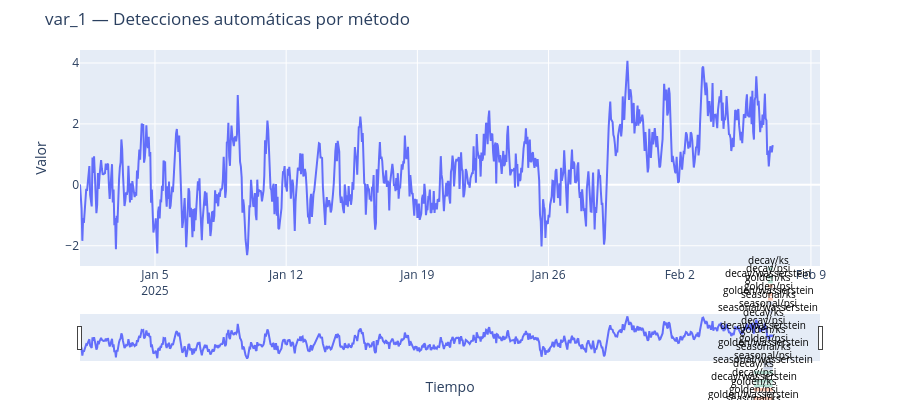
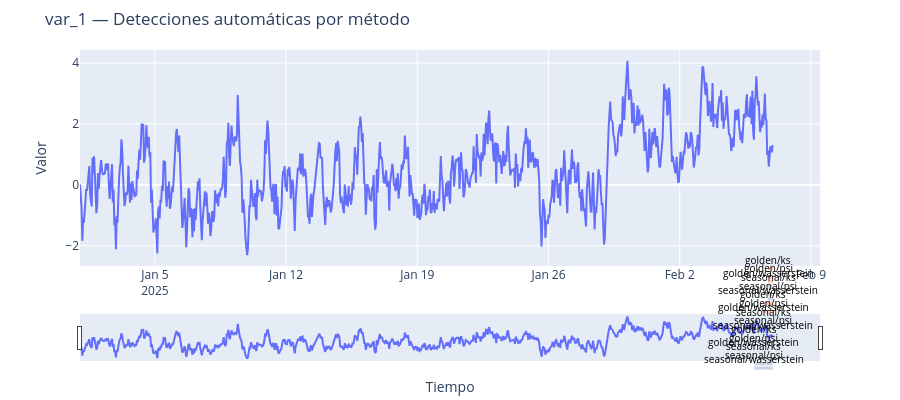
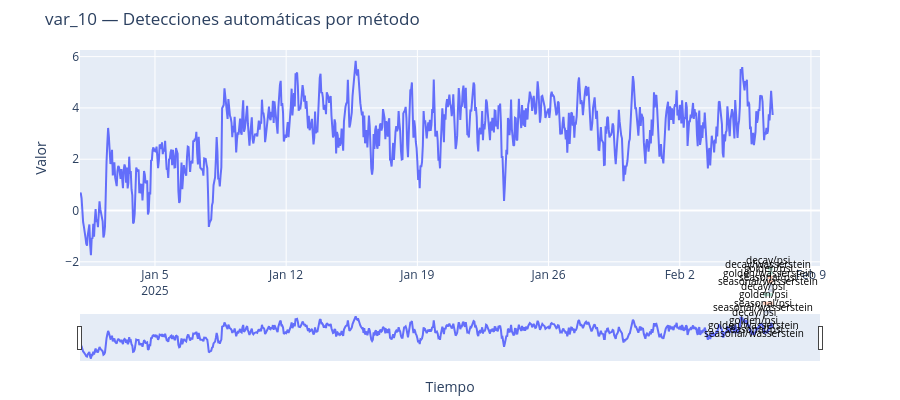
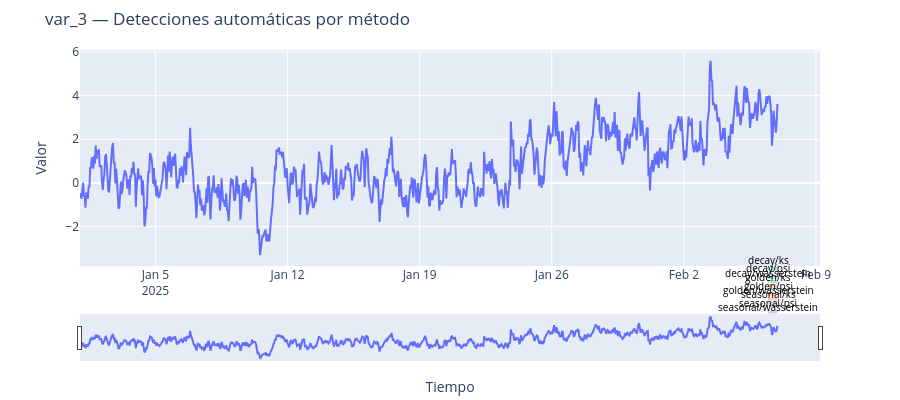

These figures' notebook cell, in order:
### Code cell
# Sólo detecciones (sin bandas manuales)
plot_detections("var_1")

# Mostrar sólo estrategias “golden” y “seasonal”
plot_detections("var_1", strategies=["golden", "seasonal"])

# Mostrar sólo métricas PSI y Wasserstein
plot_detections("var_10", metrics=["psi", "wasserstein"])

# Mostrar detecciones de una sola ventana (ej. 12H)
plot_detections("var_3", window_filter="12H")

# Comparar auto + manual
plot_detections("var_5", show_manual=True)

### Figure 1 — Plotly figure (JSON) as saved in the notebook; plotly's stock layout.template omitted (floating-point values rounded to 4 significant figures; data arrays with more than 128 entries replaced by an {"elided": "..."} marker saying what was removed)
{"data": [{"mode": "lines", "name": "var_1", "type": "scatter", "x": {"elided": "888 str values"}, "y": {"elided": "888 float values"}}], "layout": {"annotations": [{"font": {"color": "black", "size": 10}, "showarrow": false, "text": "decay/ks", "x": "2025-02-06T17:00:00", "xref": "x", "y": -0.013, "yref": "paper"}, {"font": {"color": "black", "size": 10}, "showarrow": false, "text": "decay/psi", "x": "2025-02-06T17:00:00", "xref": "x", "y": -0.053, "yref": "paper"}, {"font": {"color": "black", "size": 10}, "showarrow": false, "text": "decay/wasserstein", "x": "2025-02-06T17:00:00", "xref": "x", "y": -0.073, "yref": "paper"}, {"font": {"color": "black", "size": 10}, "showarrow": false, "text": "golden/ks", "x": "2025-02-06T17:00:00", "xref": "x", "y": -0.093, "yref": "paper"}, {"font": {"color": "black", "size": 10}, "showarrow": false, "text": "golden/psi", "x": "2025-02-06T17:00:00", "xref": "x", "y": -0.133, "yref": "paper"}, {"font": {"color": "black", "size": 10}, "showarrow": false, "text": "golden/wasserstein", "x": "2025-02-06T17:00:00", "xref": "x", "y": -0.153, "yref": "paper"}, {"font": {"color": "black", "size": 10}, "showarrow": false, "text": "seasonal/ks", "x": "2025-02-06T17:00:00", "xref": "x", "y": -0.173, "yref": "paper"}, {"font": {"color": "black", "size": 10}, "showarrow": false, "text": "seasonal/psi", "x": "2025-02-06T17:00:00", "xref": "x", "y": -0.213, "yref": "paper"}, {"font": {"color": "black", "size": 10}, "showarrow": false, "text": "seasonal/wasserstein", "x": "2025-02-06T17:00:00", "xref": "x", "y": -0.233, "yref": "paper"}, {"font": {"color": "black", "size": 10}, "showarrow": false, "text": "decay/ks", "x": "2025-02-06T11:00:00", "xref": "x", "y": -0.253, "yref": "paper"}, {"font": {"color": "black", "size": 10}, "showarrow": false, "text": "decay/psi", "x": "2025-02-06T11:00:00", "xref": "x", "y": -0.293, "yref": "paper"}, {"font": {"color": "black", "size": 10}, "showarrow": false, "text": "decay/wasserstein", "x": "2025-02-06T11:00:00", "xref": "x", "y": -0.313, "yref": "paper"}, {"font": {"color": "black", "size": 10}, "showarrow": false, "text": "golden/ks", "x": "2025-02-06T11:00:00", "xref": "x", "y": -0.333, "yref": "paper"}, {"font": {"color": "black", "size": 10}, "showarrow": false, "text": "golden/psi", "x": "2025-02-06T11:00:00", "xref": "x", "y": -0.373, "yref": "paper"}, {"font": {"color": "black", "size": 10}, "showarrow": false, "text": "golden/wasserstein", "x": "2025-02-06T11:00:00", "xref": "x", "y": -0.393, "yref": "paper"}, {"font": {"color": "black", "size": 10}, "showarrow": false, "text": "seasonal/ks", "x": "2025-02-06T11:00:00", "xref": "x", "y": -0.413, "yref": "paper"}, {"font": {"color": "black", "size": 10}, "showarrow": false, "text": "seasonal/psi", "x": "2025-02-06T11:00:00", "xref": "x", "y": -0.453, "yref": "paper"}, {"font": {"color": "black", "size": 10}, "showarrow": false, "text": "seasonal/wasserstein", "x": "2025-02-06T11:00:00", "xref": "x", "y": -0.473, "yref": "paper"}, {"font": {"color": "black", "size": 10}, "showarrow": false, "text": "decay/ks", "x": "2025-02-05T23:00:00", "xref": "x", "y": -0.493, "yref": "paper"}, {"font": {"color": "black", "size": 10}, "showarrow": false, "text": "decay/psi", "x": "2025-02-05T23:00:00", "xref": "x", "y": -0.533, "yref": "paper"}, {"font": {"color": "black", "size": 10}, "showarrow": false, "text": "decay/wasserstein", "x": "2025-02-05T23:00:00", "xref": "x", "y": -0.553, "yref": "paper"}, {"font": {"color": "black", "size": 10}, "showarrow": false, "text": "golden/ks", "x": "2025-02-05T23:00:00", "xref": "x", "y": -0.573, "yref": "paper"}, {"font": {"color": "black", "size": 10}, "showarrow": false, "text": "golden/psi", "x": "2025-02-05T23:00:00", "xref": "x", "y": -0.613, "yref": "paper"}, {"font": {"color": "black", "size": 10}, "showarrow": false, "text": "golden/wasserstein", "x": "2025-02-05T23:00:00", "xref": "x", "y": -0.633, "yref": "paper"}, {"font": {"color": "black", "size": 10}, "showarrow": false, "text": "seasonal/ks", "x": "2025-02-05T23:00:00", "xref": "x", "y": -0.653, "yref": "paper"}, {"font": {"color": "black", "size": 10}, "showarrow": false, "text": "seasonal/psi", "x": "2025-02-05T23:00:00", "xref": "x", "y": -0.693, "yref": "paper"}, {"font": {"color": "black", "size": 10}, "showarrow": false, "text": "seasonal/wasserstein", "x": "2025-02-05T23:00:00", "xref": "x", "y": -0.713, "yref": "paper"}], "height": 400, "margin": {"b": 40, "t": 50}, "shapes": [{"fillcolor": "rgb(102,194,165)", "layer": "above", "line": {"width": 0}, "opacity": 0.45, "type": "rect", "x0": "2025-02-06T17:00:00", "x1": "2025-02-06T23:00:00", "xref": "x", "y0": -0.02, "y1": -0.005, "yref": "paper"}, {"fillcolor": "rgb(102,194,165)", "layer": "above", "line": {"width": 0}, "opacity": 0.45, "type": "rect", "x0": "2025-02-06T17:00:00", "x1": "2025-02-06T23:00:00", "xref": "x", "y0": -0.06, "y1": -0.045, "yref": "paper"}, {"fillcolor": "rgb(102,194,165)", "layer": "above", "line": {"width": 0}, "opacity": 0.45, "type": "rect", "x0": "2025-02-06T17:00:00", "x1": "2025-02-06T23:00:00", "xref": "x", "y0": -0.08, "y1": -0.065, "yref": "paper"}, {"fillcolor": "rgb(252,141,98)", "layer": "above", "line": {"width": 0}, "opacity": 0.45, "type": "rect", "x0": "2025-02-06T17:00:00", "x1": "2025-02-06T23:00:00", "xref": "x", "y0": -0.1, "y1": -0.085, "yref": "paper"}, {"fillcolor": "rgb(252,141,98)", "layer": "above", "line": {"width": 0}, "opacity": 0.45, "type": "rect", "x0": "2025-02-06T17:00:00", "x1": "2025-02-06T23:00:00", "xref": "x", "y0": -0.14, "y1": -0.125, "yref": "paper"}, {"fillcolor": "rgb(252,141,98)", "layer": "above", "line": {"width": 0}, "opacity": 0.45, "type": "rect", "x0": "2025-02-06T17:00:00", "x1": "2025-02-06T23:00:00", "xref": "x", "y0": -0.16, "y1": -0.145, "yref": "paper"}, {"fillcolor": "rgb(141,160,203)", "layer": "above", "line": {"width": 0}, "opacity": 0.45, "type": "rect", "x0": "2025-02-06T17:00:00", "x1": "2025-02-06T23:00:00", "xref": "x", "y0": -0.18, "y1": -0.165, "yref": "paper"}, {"fillcolor": "rgb(141,160,203)", "layer": "above", "line": {"width": 0}, "opacity": 0.45, "type": "rect", "x0": "2025-02-06T17:00:00", "x1": "2025-02-06T23:00:00", "xref": "x", "y0": -0.22, "y1": -0.205, "yref": "paper"}, {"fillcolor": "rgb(141,160,203)", "layer": "above", "line": {"width": 0}, "opacity": 0.45, "type": "rect", "x0": "2025-02-06T17:00:00", "x1": "2025-02-06T23:00:00", "xref": "x", "y0": -0.24, "y1": -0.225, "yref": "paper"}, {"fillcolor": "rgb(102,194,165)", "layer": "above", "line": {"width": 0}, "opacity": 0.45, "type": "rect", "x0": "2025-02-06T11:00:00", "x1": "2025-02-06T23:00:00", "xref": "x", "y0": -0.26, "y1": -0.245, "yref": "paper"}, {"fillcolor": "rgb(102,194,165)", "layer": "above", "line": {"width": 0}, "opacity": 0.45, "type": "rect", "x0": "2025-02-06T11:00:00", "x1": "2025-02-06T23:00:00", "xref": "x", "y0": -0.3, "y1": -0.285, "yref": "paper"}, {"fillcolor": "rgb(102,194,165)", "layer": "above", "line": {"width": 0}, "opacity": 0.45, "type": "rect", "x0": "2025-02-06T11:00:00", "x1": "2025-02-06T23:00:00", "xref": "x", "y0": -0.32, "y1": -0.305, "yref": "paper"}, {"fillcolor": "rgb(252,141,98)", "layer": "above", "line": {"width": 0}, "opacity": 0.45, "type": "rect", "x0": "2025-02-06T11:00:00", "x1": "2025-02-06T23:00:00", "xref": "x", "y0": -0.34, "y1": -0.325, "yref": "paper"}, {"fillcolor": "rgb(252,141,98)", "layer": "above", "line": {"width": 0}, "opacity": 0.45, "type": "rect", "x0": "2025-02-06T11:00:00", "x1": "2025-02-06T23:00:00", "xref": "x", "y0": -0.38, "y1": -0.365, "yref": "paper"}, {"fillcolor": "rgb(252,141,98)", "layer": "above", "line": {"width": 0}, "opacity": 0.45, "type": "rect", "x0": "2025-02-06T11:00:00", "x1": "2025-02-06T23:00:00", "xref": "x", "y0": -0.4, "y1": -0.385, "yref": "paper"}, {"fillcolor": "rgb(141,160,203)", "layer": "above", "line": {"width": 0}, "opacity": 0.45, "type": "rect", "x0": "2025-02-06T11:00:00", "x1": "2025-02-06T23:00:00", "xref": "x", "y0": -0.42, "y1": -0.405, "yref": "paper"}, {"fillcolor": "rgb(141,160,203)", "layer": "above", "line": {"width": 0}, "opacity": 0.45, "type": "rect", "x0": "2025-02-06T11:00:00", "x1": "2025-02-06T23:00:00", "xref": "x", "y0": -0.46, "y1": -0.445, "yref": "paper"}, {"fillcolor": "rgb(141,160,203)", "layer": "above", "line": {"width": 0}, "opacity": 0.45, "type": "rect", "x0": "2025-02-06T11:00:00", "x1": "2025-02-06T23:00:00", "xref": "x", "y0": -0.48, "y1": -0.465, "yref": "paper"}, {"fillcolor": "rgb(102,194,165)", "layer": "above", "line": {"width": 0}, "opacity": 0.45, "type": "rect", "x0": "2025-02-05T23:00:00", "x1": "2025-02-06T23:00:00", "xref": "x", "y0": -0.5, "y1": -0.485, "yref": "paper"}, {"fillcolor": "rgb(102,194,165)", "layer": "above", "line": {"width": 0}, "opacity": 0.45, "type": "rect", "x0": "2025-02-05T23:00:00", "x1": "2025-02-06T23:00:00", "xref": "x", "y0": -0.54, "y1": -0.525, "yref": "paper"}, {"fillcolor": "rgb(102,194,165)", "layer": "above", "line": {"width": 0}, "opacity": 0.45, "type": "rect", "x0": "2025-02-05T23:00:00", "x1": "2025-02-06T23:00:00", "xref": "x", "y0": -0.56, "y1": -0.545, "yref": "paper"}, {"fillcolor": "rgb(252,141,98)", "layer": "above", "line": {"width": 0}, "opacity": 0.45, "type": "rect", "x0": "2025-02-05T23:00:00", "x1": "2025-02-06T23:00:00", "xref": "x", "y0": -0.58, "y1": -0.565, "yref": "paper"}, {"fillcolor": "rgb(252,141,98)", "layer": "above", "line": {"width": 0}, "opacity": 0.45, "type": "rect", "x0": "2025-02-05T23:00:00", "x1": "2025-02-06T23:00:00", "xref": "x", "y0": -0.62, "y1": -0.605, "yref": "paper"}, {"fillcolor": "rgb(252,141,98)", "layer": "above", "line": {"width": 0}, "opacity": 0.45, "type": "rect", "x0": "2025-02-05T23:00:00", "x1": "2025-02-06T23:00:00", "xref": "x", "y0": -0.64, "y1": -0.625, "yref": "paper"}, {"fillcolor": "rgb(141,160,203)", "layer": "above", "line": {"width": 0}, "opacity": 0.45, "type": "rect", "x0": "2025-02-05T23:00:00", "x1": "2025-02-06T23:00:00", "xref": "x", "y0": -0.66, "y1": -0.645, "yref": "paper"}, {"fillcolor": "rgb(141,160,203)", "layer": "above", "line": {"width": 0}, "opacity": 0.45, "type": "rect", "x0": "2025-02-05T23:00:00", "x1": "2025-02-06T23:00:00", "xref": "x", "y0": -0.7, "y1": -0.685, "yref": "paper"}, {"fillcolor": "rgb(141,160,203)", "layer": "above", "line": {"width": 0}, "opacity": 0.45, "type": "rect", "x0": "2025-02-05T23:00:00", "x1": "2025-02-06T23:00:00", "xref": "x", "y0": -0.72, "y1": -0.705, "yref": "paper"}], "showlegend": false, "title": {"text": "var_1 — Detecciones automáticas por método"}, "xaxis": {"rangeslider": {"visible": true}, "title": {"text": "Tiempo"}}, "yaxis": {"title": {"text": "Valor"}}}}

### Figure 2 — Plotly figure (JSON) as saved in the notebook; plotly's stock layout.template omitted (floating-point values rounded to 4 significant figures; data arrays with more than 128 entries replaced by an {"elided": "..."} marker saying what was removed)
{"data": [{"mode": "lines", "name": "var_1", "type": "scatter", "x": {"elided": "888 str values"}, "y": {"elided": "888 float values"}}], "layout": {"annotations": [{"font": {"color": "black", "size": 10}, "showarrow": false, "text": "golden/ks", "x": "2025-02-06T17:00:00", "xref": "x", "y": -0.013, "yref": "paper"}, {"font": {"color": "black", "size": 10}, "showarrow": false, "text": "golden/psi", "x": "2025-02-06T17:00:00", "xref": "x", "y": -0.053, "yref": "paper"}, {"font": {"color": "black", "size": 10}, "showarrow": false, "text": "golden/wasserstein", "x": "2025-02-06T17:00:00", "xref": "x", "y": -0.073, "yref": "paper"}, {"font": {"color": "black", "size": 10}, "showarrow": false, "text": "seasonal/ks", "x": "2025-02-06T17:00:00", "xref": "x", "y": -0.093, "yref": "paper"}, {"font": {"color": "black", "size": 10}, "showarrow": false, "text": "seasonal/psi", "x": "2025-02-06T17:00:00", "xref": "x", "y": -0.133, "yref": "paper"}, {"font": {"color": "black", "size": 10}, "showarrow": false, "text": "seasonal/wasserstein", "x": "2025-02-06T17:00:00", "xref": "x", "y": -0.153, "yref": "paper"}, {"font": {"color": "black", "size": 10}, "showarrow": false, "text": "golden/ks", "x": "2025-02-06T11:00:00", "xref": "x", "y": -0.173, "yref": "paper"}, {"font": {"color": "black", "size": 10}, "showarrow": false, "text": "golden/psi", "x": "2025-02-06T11:00:00", "xref": "x", "y": -0.213, "yref": "paper"}, {"font": {"color": "black", "size": 10}, "showarrow": false, "text": "golden/wasserstein", "x": "2025-02-06T11:00:00", "xref": "x", "y": -0.233, "yref": "paper"}, {"font": {"color": "black", "size": 10}, "showarrow": false, "text": "seasonal/ks", "x": "2025-02-06T11:00:00", "xref": "x", "y": -0.253, "yref": "paper"}, {"font": {"color": "black", "size": 10}, "showarrow": false, "text": "seasonal/psi", "x": "2025-02-06T11:00:00", "xref": "x", "y": -0.293, "yref": "paper"}, {"font": {"color": "black", "size": 10}, "showarrow": false, "text": "seasonal/wasserstein", "x": "2025-02-06T11:00:00", "xref": "x", "y": -0.313, "yref": "paper"}, {"font": {"color": "black", "size": 10}, "showarrow": false, "text": "golden/ks", "x": "2025-02-05T23:00:00", "xref": "x", "y": -0.333, "yref": "paper"}, {"font": {"color": "black", "size": 10}, "showarrow": false, "text": "golden/psi", "x": "2025-02-05T23:00:00", "xref": "x", "y": -0.373, "yref": "paper"}, {"font": {"color": "black", "size": 10}, "showarrow": false, "text": "golden/wasserstein", "x": "2025-02-05T23:00:00", "xref": "x", "y": -0.393, "yref": "paper"}, {"font": {"color": "black", "size": 10}, "showarrow": false, "text": "seasonal/ks", "x": "2025-02-05T23:00:00", "xref": "x", "y": -0.413, "yref": "paper"}, {"font": {"color": "black", "size": 10}, "showarrow": false, "text": "seasonal/psi", "x": "2025-02-05T23:00:00", "xref": "x", "y": -0.453, "yref": "paper"}, {"font": {"color": "black", "size": 10}, "showarrow": false, "text": "seasonal/wasserstein", "x": "2025-02-05T23:00:00", "xref": "x", "y": -0.473, "yref": "paper"}], "height": 400, "margin": {"b": 40, "t": 50}, "shapes": [{"fillcolor": "rgb(252,141,98)", "layer": "above", "line": {"width": 0}, "opacity": 0.45, "type": "rect", "x0": "2025-02-06T17:00:00", "x1": "2025-02-06T23:00:00", "xref": "x", "y0": -0.02, "y1": -0.005, "yref": "paper"}, {"fillcolor": "rgb(252,141,98)", "layer": "above", "line": {"width": 0}, "opacity": 0.45, "type": "rect", "x0": "2025-02-06T17:00:00", "x1": "2025-02-06T23:00:00", "xref": "x", "y0": -0.06, "y1": -0.045, "yref": "paper"}, {"fillcolor": "rgb(252,141,98)", "layer": "above", "line": {"width": 0}, "opacity": 0.45, "type": "rect", "x0": "2025-02-06T17:00:00", "x1": "2025-02-06T23:00:00", "xref": "x", "y0": -0.08, "y1": -0.065, "yref": "paper"}, {"fillcolor": "rgb(141,160,203)", "layer": "above", "line": {"width": 0}, "opacity": 0.45, "type": "rect", "x0": "2025-02-06T17:00:00", "x1": "2025-02-06T23:00:00", "xref": "x", "y0": -0.1, "y1": -0.085, "yref": "paper"}, {"fillcolor": "rgb(141,160,203)", "layer": "above", "line": {"width": 0}, "opacity": 0.45, "type": "rect", "x0": "2025-02-06T17:00:00", "x1": "2025-02-06T23:00:00", "xref": "x", "y0": -0.14, "y1": -0.125, "yref": "paper"}, {"fillcolor": "rgb(141,160,203)", "layer": "above", "line": {"width": 0}, "opacity": 0.45, "type": "rect", "x0": "2025-02-06T17:00:00", "x1": "2025-02-06T23:00:00", "xref": "x", "y0": -0.16, "y1": -0.145, "yref": "paper"}, {"fillcolor": "rgb(252,141,98)", "layer": "above", "line": {"width": 0}, "opacity": 0.45, "type": "rect", "x0": "2025-02-06T11:00:00", "x1": "2025-02-06T23:00:00", "xref": "x", "y0": -0.18, "y1": -0.165, "yref": "paper"}, {"fillcolor": "rgb(252,141,98)", "layer": "above", "line": {"width": 0}, "opacity": 0.45, "type": "rect", "x0": "2025-02-06T11:00:00", "x1": "2025-02-06T23:00:00", "xref": "x", "y0": -0.22, "y1": -0.205, "yref": "paper"}, {"fillcolor": "rgb(252,141,98)", "layer": "above", "line": {"width": 0}, "opacity": 0.45, "type": "rect", "x0": "2025-02-06T11:00:00", "x1": "2025-02-06T23:00:00", "xref": "x", "y0": -0.24, "y1": -0.225, "yref": "paper"}, {"fillcolor": "rgb(141,160,203)", "layer": "above", "line": {"width": 0}, "opacity": 0.45, "type": "rect", "x0": "2025-02-06T11:00:00", "x1": "2025-02-06T23:00:00", "xref": "x", "y0": -0.26, "y1": -0.245, "yref": "paper"}, {"fillcolor": "rgb(141,160,203)", "layer": "above", "line": {"width": 0}, "opacity": 0.45, "type": "rect", "x0": "2025-02-06T11:00:00", "x1": "2025-02-06T23:00:00", "xref": "x", "y0": -0.3, "y1": -0.285, "yref": "paper"}, {"fillcolor": "rgb(141,160,203)", "layer": "above", "line": {"width": 0}, "opacity": 0.45, "type": "rect", "x0": "2025-02-06T11:00:00", "x1": "2025-02-06T23:00:00", "xref": "x", "y0": -0.32, "y1": -0.305, "yref": "paper"}, {"fillcolor": "rgb(252,141,98)", "layer": "above", "line": {"width": 0}, "opacity": 0.45, "type": "rect", "x0": "2025-02-05T23:00:00", "x1": "2025-02-06T23:00:00", "xref": "x", "y0": -0.34, "y1": -0.325, "yref": "paper"}, {"fillcolor": "rgb(252,141,98)", "layer": "above", "line": {"width": 0}, "opacity": 0.45, "type": "rect", "x0": "2025-02-05T23:00:00", "x1": "2025-02-06T23:00:00", "xref": "x", "y0": -0.38, "y1": -0.365, "yref": "paper"}, {"fillcolor": "rgb(252,141,98)", "layer": "above", "line": {"width": 0}, "opacity": 0.45, "type": "rect", "x0": "2025-02-05T23:00:00", "x1": "2025-02-06T23:00:00", "xref": "x", "y0": -0.4, "y1": -0.385, "yref": "paper"}, {"fillcolor": "rgb(141,160,203)", "layer": "above", "line": {"width": 0}, "opacity": 0.45, "type": "rect", "x0": "2025-02-05T23:00:00", "x1": "2025-02-06T23:00:00", "xref": "x", "y0": -0.42, "y1": -0.405, "yref": "paper"}, {"fillcolor": "rgb(141,160,203)", "layer": "above", "line": {"width": 0}, "opacity": 0.45, "type": "rect", "x0": "2025-02-05T23:00:00", "x1": "2025-02-06T23:00:00", "xref": "x", "y0": -0.46, "y1": -0.445, "yref": "paper"}, {"fillcolor": "rgb(141,160,203)", "layer": "above", "line": {"width": 0}, "opacity": 0.45, "type": "rect", "x0": "2025-02-05T23:00:00", "x1": "2025-02-06T23:00:00", "xref": "x", "y0": -0.48, "y1": -0.465, "yref": "paper"}], "showlegend": false, "title": {"text": "var_1 — Detecciones automáticas por método"}, "xaxis": {"rangeslider": {"visible": true}, "title": {"text": "Tiempo"}}, "yaxis": {"title": {"text": "Valor"}}}}

### Figure 3 — Plotly figure (JSON) as saved in the notebook; plotly's stock layout.template omitted (floating-point values rounded to 4 significant figures; data arrays with more than 128 entries replaced by an {"elided": "..."} marker saying what was removed)
{"data": [{"mode": "lines", "name": "var_10", "type": "scatter", "x": {"elided": "888 str values"}, "y": {"elided": "888 float values"}}], "layout": {"annotations": [{"font": {"color": "black", "size": 10}, "showarrow": false, "text": "decay/psi", "x": "2025-02-06T17:00:00", "xref": "x", "y": -0.013, "yref": "paper"}, {"font": {"color": "black", "size": 10}, "showarrow": false, "text": "decay/wasserstein", "x": "2025-02-06T17:00:00", "xref": "x", "y": -0.033, "yref": "paper"}, {"font": {"color": "black", "size": 10}, "showarrow": false, "text": "golden/psi", "x": "2025-02-06T17:00:00", "xref": "x", "y": -0.053, "yref": "paper"}, {"font": {"color": "black", "size": 10}, "showarrow": false, "text": "golden/wasserstein", "x": "2025-02-06T17:00:00", "xref": "x", "y": -0.073, "yref": "paper"}, {"font": {"color": "black", "size": 10}, "showarrow": false, "text": "seasonal/psi", "x": "2025-02-06T17:00:00", "xref": "x", "y": -0.093, "yref": "paper"}, {"font": {"color": "black", "size": 10}, "showarrow": false, "text": "seasonal/wasserstein", "x": "2025-02-06T17:00:00", "xref": "x", "y": -0.113, "yref": "paper"}, {"font": {"color": "black", "size": 10}, "showarrow": false, "text": "decay/psi", "x": "2025-02-06T11:00:00", "xref": "x", "y": -0.133, "yref": "paper"}, {"font": {"color": "black", "size": 10}, "showarrow": false, "text": "golden/psi", "x": "2025-02-06T11:00:00", "xref": "x", "y": -0.173, "yref": "paper"}, {"font": {"color": "black", "size": 10}, "showarrow": false, "text": "seasonal/psi", "x": "2025-02-06T11:00:00", "xref": "x", "y": -0.213, "yref": "paper"}, {"font": {"color": "black", "size": 10}, "showarrow": false, "text": "seasonal/wasserstein", "x": "2025-02-06T11:00:00", "xref": "x", "y": -0.233, "yref": "paper"}, {"font": {"color": "black", "size": 10}, "showarrow": false, "text": "decay/psi", "x": "2025-02-05T23:00:00", "xref": "x", "y": -0.253, "yref": "paper"}, {"font": {"color": "black", "size": 10}, "showarrow": false, "text": "golden/psi", "x": "2025-02-05T23:00:00", "xref": "x", "y": -0.293, "yref": "paper"}, {"font": {"color": "black", "size": 10}, "showarrow": false, "text": "golden/wasserstein", "x": "2025-02-05T23:00:00", "xref": "x", "y": -0.313, "yref": "paper"}, {"font": {"color": "black", "size": 10}, "showarrow": false, "text": "seasonal/psi", "x": "2025-02-05T23:00:00", "xref": "x", "y": -0.333, "yref": "paper"}, {"font": {"color": "black", "size": 10}, "showarrow": false, "text": "seasonal/wasserstein", "x": "2025-02-05T23:00:00", "xref": "x", "y": -0.353, "yref": "paper"}], "height": 400, "margin": {"b": 40, "t": 50}, "shapes": [{"fillcolor": "rgb(102,194,165)", "layer": "above", "line": {"width": 0}, "opacity": 0.45, "type": "rect", "x0": "2025-02-06T17:00:00", "x1": "2025-02-06T23:00:00", "xref": "x", "y0": -0.02, "y1": -0.005, "yref": "paper"}, {"fillcolor": "rgb(102,194,165)", "layer": "above", "line": {"width": 0}, "opacity": 0.45, "type": "rect", "x0": "2025-02-06T17:00:00", "x1": "2025-02-06T23:00:00", "xref": "x", "y0": -0.04, "y1": -0.025, "yref": "paper"}, {"fillcolor": "rgb(252,141,98)", "layer": "above", "line": {"width": 0}, "opacity": 0.45, "type": "rect", "x0": "2025-02-06T17:00:00", "x1": "2025-02-06T23:00:00", "xref": "x", "y0": -0.06, "y1": -0.045, "yref": "paper"}, {"fillcolor": "rgb(252,141,98)", "layer": "above", "line": {"width": 0}, "opacity": 0.45, "type": "rect", "x0": "2025-02-06T17:00:00", "x1": "2025-02-06T23:00:00", "xref": "x", "y0": -0.08, "y1": -0.065, "yref": "paper"}, {"fillcolor": "rgb(141,160,203)", "layer": "above", "line": {"width": 0}, "opacity": 0.45, "type": "rect", "x0": "2025-02-06T17:00:00", "x1": "2025-02-06T23:00:00", "xref": "x", "y0": -0.1, "y1": -0.085, "yref": "paper"}, {"fillcolor": "rgb(141,160,203)", "layer": "above", "line": {"width": 0}, "opacity": 0.45, "type": "rect", "x0": "2025-02-06T17:00:00", "x1": "2025-02-06T23:00:00", "xref": "x", "y0": -0.12, "y1": -0.105, "yref": "paper"}, {"fillcolor": "rgb(102,194,165)", "layer": "above", "line": {"width": 0}, "opacity": 0.45, "type": "rect", "x0": "2025-02-06T11:00:00", "x1": "2025-02-06T23:00:00", "xref": "x", "y0": -0.14, "y1": -0.125, "yref": "paper"}, {"fillcolor": "rgb(252,141,98)", "layer": "above", "line": {"width": 0}, "opacity": 0.45, "type": "rect", "x0": "2025-02-06T11:00:00", "x1": "2025-02-06T23:00:00", "xref": "x", "y0": -0.18, "y1": -0.165, "yref": "paper"}, {"fillcolor": "rgb(141,160,203)", "layer": "above", "line": {"width": 0}, "opacity": 0.45, "type": "rect", "x0": "2025-02-06T11:00:00", "x1": "2025-02-06T23:00:00", "xref": "x", "y0": -0.22, "y1": -0.205, "yref": "paper"}, {"fillcolor": "rgb(141,160,203)", "layer": "above", "line": {"width": 0}, "opacity": 0.45, "type": "rect", "x0": "2025-02-06T11:00:00", "x1": "2025-02-06T23:00:00", "xref": "x", "y0": -0.24, "y1": -0.225, "yref": "paper"}, {"fillcolor": "rgb(102,194,165)", "layer": "above", "line": {"width": 0}, "opacity": 0.45, "type": "rect", "x0": "2025-02-05T23:00:00", "x1": "2025-02-06T23:00:00", "xref": "x", "y0": -0.26, "y1": -0.245, "yref": "paper"}, {"fillcolor": "rgb(252,141,98)", "layer": "above", "line": {"width": 0}, "opacity": 0.45, "type": "rect", "x0": "2025-02-05T23:00:00", "x1": "2025-02-06T23:00:00", "xref": "x", "y0": -0.3, "y1": -0.285, "yref": "paper"}, {"fillcolor": "rgb(252,141,98)", "layer": "above", "line": {"width": 0}, "opacity": 0.45, "type": "rect", "x0": "2025-02-05T23:00:00", "x1": "2025-02-06T23:00:00", "xref": "x", "y0": -0.32, "y1": -0.305, "yref": "paper"}, {"fillcolor": "rgb(141,160,203)", "layer": "above", "line": {"width": 0}, "opacity": 0.45, "type": "rect", "x0": "2025-02-05T23:00:00", "x1": "2025-02-06T23:00:00", "xref": "x", "y0": -0.34, "y1": -0.325, "yref": "paper"}, {"fillcolor": "rgb(141,160,203)", "layer": "above", "line": {"width": 0}, "opacity": 0.45, "type": "rect", "x0": "2025-02-05T23:00:00", "x1": "2025-02-06T23:00:00", "xref": "x", "y0": -0.36, "y1": -0.345, "yref": "paper"}], "showlegend": false, "title": {"text": "var_10 — Detecciones automáticas por método"}, "xaxis": {"rangeslider": {"visible": true}, "title": {"text": "Tiempo"}}, "yaxis": {"title": {"text": "Valor"}}}}

### Figure 4 — Plotly figure (JSON) as saved in the notebook; plotly's stock layout.template omitted (floating-point values rounded to 4 significant figures; data arrays with more than 128 entries replaced by an {"elided": "..."} marker saying what was removed)
{"data": [{"mode": "lines", "name": "var_3", "type": "scatter", "x": {"elided": "888 str values"}, "y": {"elided": "888 float values"}}], "layout": {"annotations": [{"font": {"color": "black", "size": 10}, "showarrow": false, "text": "decay/ks", "x": "2025-02-06T11:00:00", "xref": "x", "y": -0.013, "yref": "paper"}, {"font": {"color": "black", "size": 10}, "showarrow": false, "text": "decay/psi", "x": "2025-02-06T11:00:00", "xref": "x", "y": -0.053, "yref": "paper"}, {"font": {"color": "black", "size": 10}, "showarrow": false, "text": "decay/wasserstein", "x": "2025-02-06T11:00:00", "xref": "x", "y": -0.073, "yref": "paper"}, {"font": {"color": "black", "size": 10}, "showarrow": false, "text": "golden/ks", "x": "2025-02-06T11:00:00", "xref": "x", "y": -0.093, "yref": "paper"}, {"font": {"color": "black", "size": 10}, "showarrow": false, "text": "golden/psi", "x": "2025-02-06T11:00:00", "xref": "x", "y": -0.133, "yref": "paper"}, {"font": {"color": "black", "size": 10}, "showarrow": false, "text": "golden/wasserstein", "x": "2025-02-06T11:00:00", "xref": "x", "y": -0.153, "yref": "paper"}, {"font": {"color": "black", "size": 10}, "showarrow": false, "text": "seasonal/ks", "x": "2025-02-06T11:00:00", "xref": "x", "y": -0.173, "yref": "paper"}, {"font": {"color": "black", "size": 10}, "showarrow": false, "text": "seasonal/psi", "x": "2025-02-06T11:00:00", "xref": "x", "y": -0.213, "yref": "paper"}, {"font": {"color": "black", "size": 10}, "showarrow": false, "text": "seasonal/wasserstein", "x": "2025-02-06T11:00:00", "xref": "x", "y": -0.233, "yref": "paper"}], "height": 400, "margin": {"b": 40, "t": 50}, "shapes": [{"fillcolor": "rgb(102,194,165)", "layer": "above", "line": {"width": 0}, "opacity": 0.45, "type": "rect", "x0": "2025-02-06T11:00:00", "x1": "2025-02-06T23:00:00", "xref": "x", "y0": -0.02, "y1": -0.005, "yref": "paper"}, {"fillcolor": "rgb(102,194,165)", "layer": "above", "line": {"width": 0}, "opacity": 0.45, "type": "rect", "x0": "2025-02-06T11:00:00", "x1": "2025-02-06T23:00:00", "xref": "x", "y0": -0.06, "y1": -0.045, "yref": "paper"}, {"fillcolor": "rgb(102,194,165)", "layer": "above", "line": {"width": 0}, "opacity": 0.45, "type": "rect", "x0": "2025-02-06T11:00:00", "x1": "2025-02-06T23:00:00", "xref": "x", "y0": -0.08, "y1": -0.065, "yref": "paper"}, {"fillcolor": "rgb(252,141,98)", "layer": "above", "line": {"width": 0}, "opacity": 0.45, "type": "rect", "x0": "2025-02-06T11:00:00", "x1": "2025-02-06T23:00:00", "xref": "x", "y0": -0.1, "y1": -0.085, "yref": "paper"}, {"fillcolor": "rgb(252,141,98)", "layer": "above", "line": {"width": 0}, "opacity": 0.45, "type": "rect", "x0": "2025-02-06T11:00:00", "x1": "2025-02-06T23:00:00", "xref": "x", "y0": -0.14, "y1": -0.125, "yref": "paper"}, {"fillcolor": "rgb(252,141,98)", "layer": "above", "line": {"width": 0}, "opacity": 0.45, "type": "rect", "x0": "2025-02-06T11:00:00", "x1": "2025-02-06T23:00:00", "xref": "x", "y0": -0.16, "y1": -0.145, "yref": "paper"}, {"fillcolor": "rgb(141,160,203)", "layer": "above", "line": {"width": 0}, "opacity": 0.45, "type": "rect", "x0": "2025-02-06T11:00:00", "x1": "2025-02-06T23:00:00", "xref": "x", "y0": -0.18, "y1": -0.165, "yref": "paper"}, {"fillcolor": "rgb(141,160,203)", "layer": "above", "line": {"width": 0}, "opacity": 0.45, "type": "rect", "x0": "2025-02-06T11:00:00", "x1": "2025-02-06T23:00:00", "xref": "x", "y0": -0.22, "y1": -0.205, "yref": "paper"}, {"fillcolor": "rgb(141,160,203)", "layer": "above", "line": {"width": 0}, "opacity": 0.45, "type": "rect", "x0": "2025-02-06T11:00:00", "x1": "2025-02-06T23:00:00", "xref": "x", "y0": -0.24, "y1": -0.225, "yref": "paper"}], "showlegend": false, "title": {"text": "var_3 — Detecciones automáticas por método"}, "xaxis": {"rangeslider": {"visible": true}, "title": {"text": "Tiempo"}}, "yaxis": {"title": {"text": "Valor"}}}}
